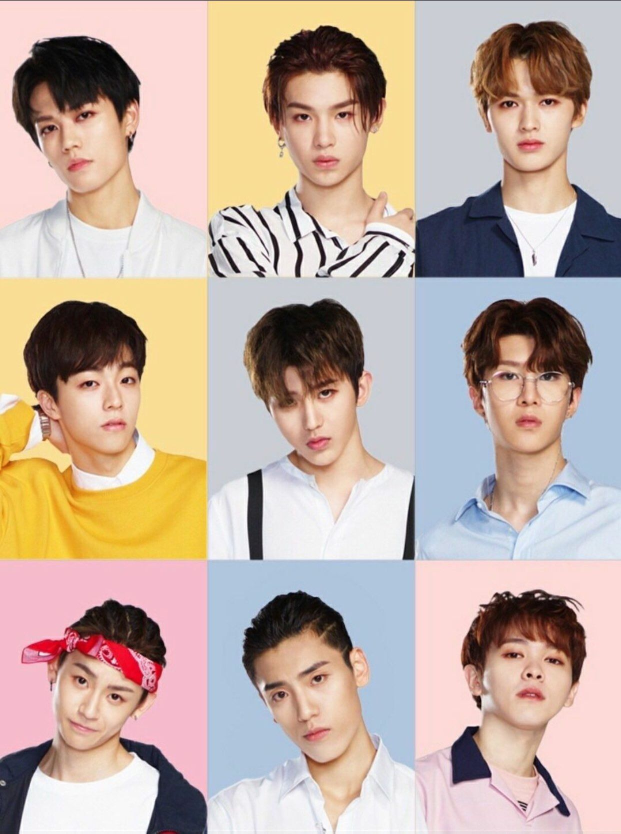
#> input picture exp04/FaceRec/img/1-a.jpg, 1242 x 1667 px (shown at 1/2 size)
$ python FaceDetection.py
#> lines starting #> are read from the running program, lines starting #| are printed output that depends on the picture; after the words box and inside, x2 and y2 are one past the last pixel; in counts of white or black regions, pixels touching at a corner belong together
import cv2

# read images
origin_img1 = cv2.imread('img/1-a.jpg')
#> origin_img1 is the input picture: shape (1667, 1242, 3); mean B, G, R 162.4, 173.7, 193.6
origin_img1 = img1 = cv2.resize(origin_img1, (0, 0), fx=0.5, fy=0.5)
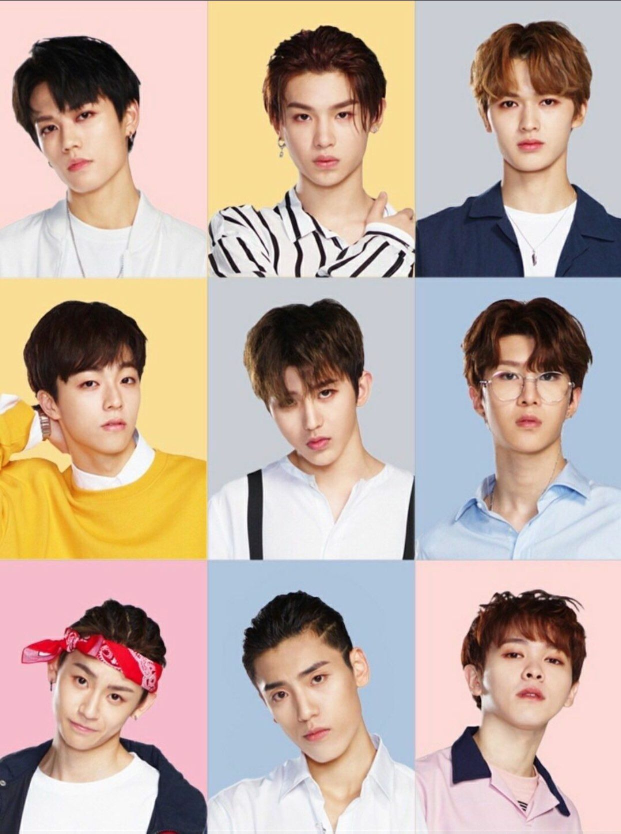
#> origin_img1: shape (834, 621, 3); mean B, G, R 162.5, 173.9, 193.7
origin_img2 = cv2.imread('img/1-b.jpg')
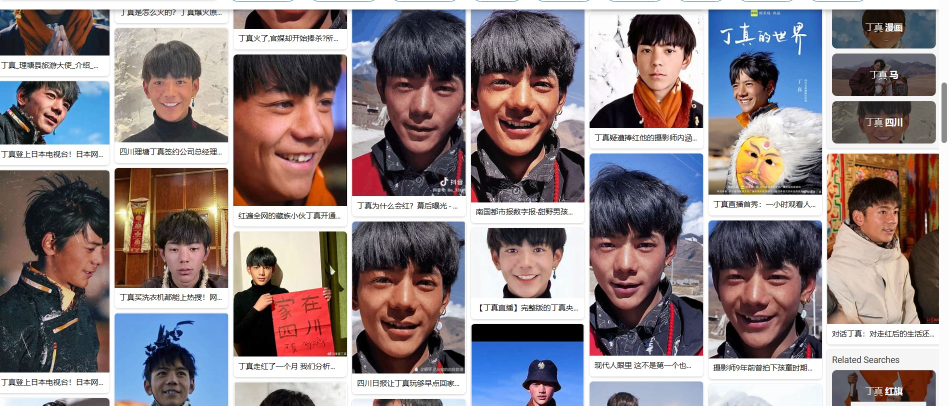
#> input picture exp04/FaceRec/img/1-b.jpg, 1898 x 811 px (shown at 1/2 size)
#> origin_img2 is the input picture: shape (811, 1898, 3); mean B, G, R 133.2, 130.2, 142
origin_img2 = img2 = cv2.resize(origin_img2, (0, 0), fx=0.5, fy=0.5)
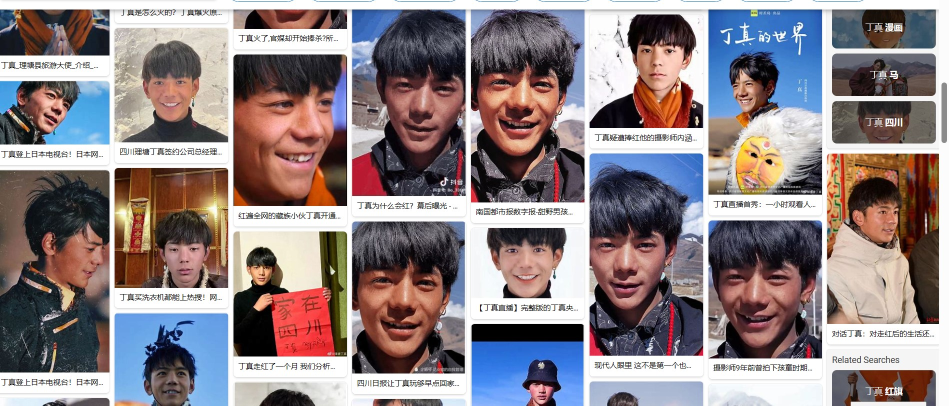
#> origin_img2: shape (406, 949, 3); mean B, G, R 133.3, 130.4, 142.1

# dectect faces
face_cascade = cv2.CascadeClassifier(cv2.data.haarcascades + 'haarcascade_frontalface_default.xml')
faces1 = face_cascade.detectMultiScale(img1, 1.02, 5)
#> faces1 = [[62, 347, 97, 97], [268, 74, 109, 109], [475, 61, 111, 111], [499, 174, 81, 81], [479, 618, 105, 105], [468, 335, 113, 113], [233, 629, 132, 132], [223, 330, 152, 152]]
faces2 = face_cascade.detectMultiScale(img2, 1.02, 5)
#> faces2 = 16 rows, first 6: [247, 256, 29, 29], [865, 195, 44, 44], [527, 373, 30, 30], [726, 71, 36, 36], [629, 30, 58, 58], [157, 228, 55, 55]

# show result
for (x, y, w, h) in faces1:
    cv2.rectangle(origin_img1, (x, y), (x+w, y+h), (0, 255, 0), 2)
#> this loop made 8 passes
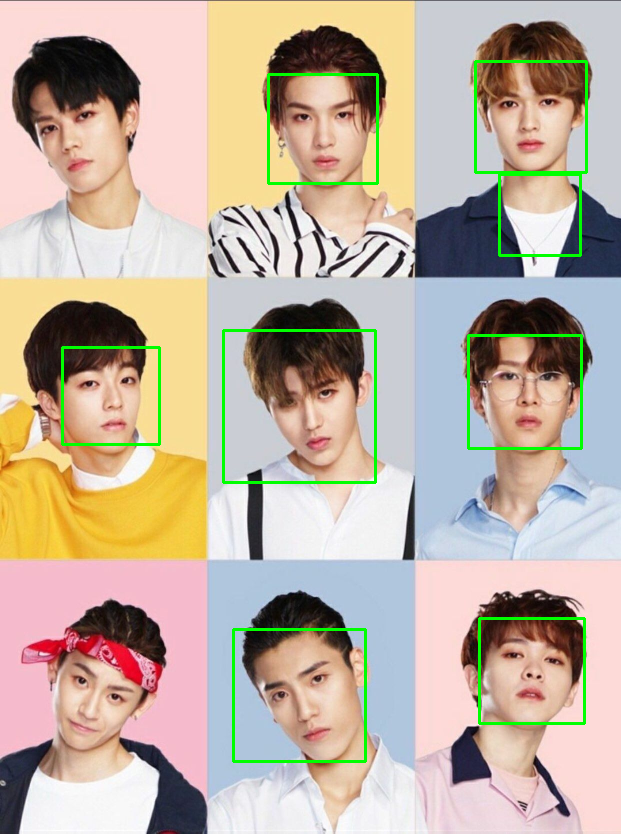
#> origin_img1: shape (834, 621, 3); 2.06% of pixels changed, all inside (x1, y1, x2, y2) = (61, 60, 588, 763)
for (x, y, w, h) in faces2:
    cv2.rectangle(origin_img2, (x, y), (x+w, y+h), (0, 255, 0), 2)
#> this loop made 16 passes
#> (x, y, w, h) on passes 1 to 12: (247, 256, 29, 29), (865, 195, 44, 44), (527, 373, 30, 30), (726, 71, 36, 36), (629, 30, 58, 58), (157, 228, 55, 55), (147, 353, 51, 51), (141, 61, 58, 58), (492, 225, 67, 67), (704, 235, 110, 110), (577, 208, 99, 99), (373, 49, 102, 102)
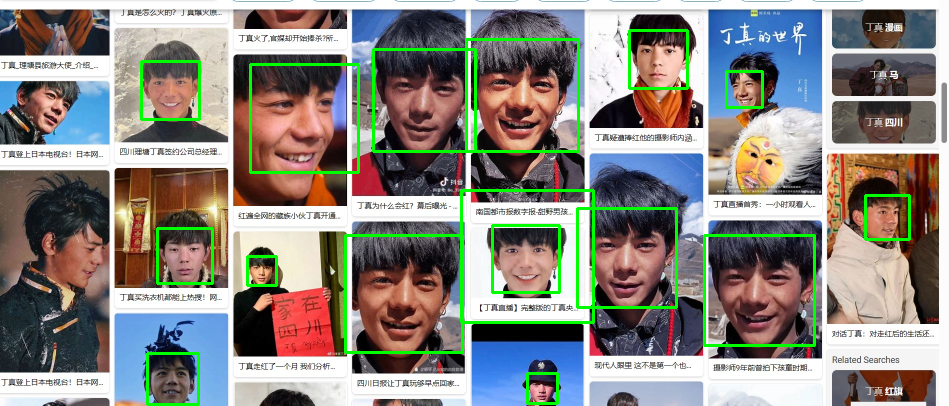
#> origin_img2: shape (406, 949, 3); 3.68% of pixels changed, all inside (x1, y1, x2, y2) = (140, 29, 911, 406)

cv2.imshow('img1', origin_img1)
cv2.imshow('img2', origin_img2)
cv2.waitKey(0)
cv2.destroyAllWindows()
